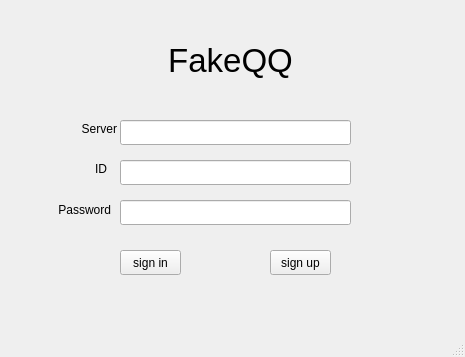
<?xml version="1.0" encoding="UTF-8"?>
<ui version="4.0">
 <class>Login</class>
 <widget class="QMainWindow" name="Login">
  <property name="geometry">
   <rect>
    <x>0</x>
    <y>0</y>
    <width>465</width>
    <height>357</height>
   </rect>
  </property>
  <property name="windowTitle">
   <string>MainWindow</string>
  </property>
  <widget class="QWidget" name="centralwidget">
   <widget class="QLabel" name="state">
    <property name="geometry">
     <rect>
      <x>190</x>
      <y>90</y>
      <width>67</width>
      <height>17</height>
     </rect>
    </property>
    <property name="text">
     <string/>
    </property>
   </widget>
   <widget class="QLabel" name="label_3">
    <property name="geometry">
     <rect>
      <x>40</x>
      <y>160</y>
      <width>67</width>
      <height>17</height>
     </rect>
    </property>
    <property name="text">
     <string>ID</string>
    </property>
    <property name="alignment">
     <set>Qt::AlignRight|Qt::AlignTrailing|Qt::AlignVCenter</set>
    </property>
   </widget>
   <widget class="QLabel" name="label">
    <property name="geometry">
     <rect>
      <x>160</x>
      <y>40</y>
      <width>141</width>
      <height>41</height>
     </rect>
    </property>
    <property name="font">
     <font>
      <pointsize>25</pointsize>
     </font>
    </property>
    <property name="text">
     <string>FakeQQ</string>
    </property>
    <property name="alignment">
     <set>Qt::AlignCenter</set>
    </property>
   </widget>
   <widget class="QLabel" name="label_4">
    <property name="geometry">
     <rect>
      <x>30</x>
      <y>200</y>
      <width>81</width>
      <height>20</height>
     </rect>
    </property>
    <property name="text">
     <string>Password</string>
    </property>
    <property name="alignment">
     <set>Qt::AlignRight|Qt::AlignTrailing|Qt::AlignVCenter</set>
    </property>
   </widget>
   <widget class="QPushButton" name="signin">
    <property name="geometry">
     <rect>
      <x>120</x>
      <y>250</y>
      <width>61</width>
      <height>25</height>
     </rect>
    </property>
    <property name="text">
     <string>sign in</string>
    </property>
   </widget>
   <widget class="QLineEdit" name="Server">
    <property name="geometry">
     <rect>
      <x>120</x>
      <y>120</y>
      <width>231</width>
      <height>25</height>
     </rect>
    </property>
   </widget>
   <widget class="QLabel" name="label_2">
    <property name="geometry">
     <rect>
      <x>50</x>
      <y>120</y>
      <width>67</width>
      <height>17</height>
     </rect>
    </property>
    <property name="text">
     <string>Server</string>
    </property>
    <property name="alignment">
     <set>Qt::AlignRight|Qt::AlignTrailing|Qt::AlignVCenter</set>
    </property>
   </widget>
   <widget class="QLineEdit" name="password">
    <property name="geometry">
     <rect>
      <x>120</x>
      <y>200</y>
      <width>231</width>
      <height>25</height>
     </rect>
    </property>
   </widget>
   <widget class="QLineEdit" name="ID">
    <property name="geometry">
     <rect>
      <x>120</x>
      <y>160</y>
      <width>231</width>
      <height>25</height>
     </rect>
    </property>
   </widget>
   <widget class="QPushButton" name="signup">
    <property name="geometry">
     <rect>
      <x>270</x>
      <y>250</y>
      <width>61</width>
      <height>25</height>
     </rect>
    </property>
    <property name="text">
     <string>sign up</string>
    </property>
   </widget>
  </widget>
  <widget class="QMenuBar" name="menubar">
   <property name="geometry">
    <rect>
     <x>0</x>
     <y>0</y>
     <width>465</width>
     <height>28</height>
    </rect>
   </property>
  </widget>
  <widget class="QStatusBar" name="statusbar"/>
 </widget>
 <resources/>
 <connections/>
</ui>
